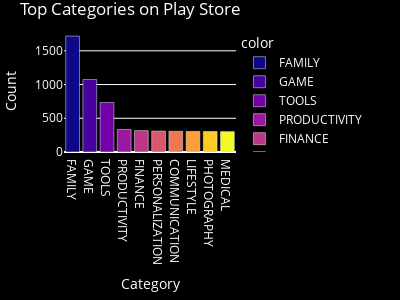

The notebook cell this image was saved under:
### Code cell
#figure 1

category_counts = apps_df['Category'].value_counts().nlargest(10)

fig1 = px.bar(
    x=category_counts.index,
    y=category_counts.values,
    labels={'x': 'Category', 'y': 'Count'},
    title='Top Categories on Play Store',
    color=category_counts.index,
    color_discrete_sequence=px.colors.sequential.Plasma,  
    width=400,
    height=300,
)
fig1.update_layout(
    plot_bgcolor='black',
    paper_bgcolor='black',
    font=dict(color='white'),
    margin=dict(l=10, r=10, t=30, b=10)
)
#fig1.update_traces(marker=dict(pattern=dict(line=dict(color='white',width=1))))

            
fig1.show()

### Figure 1 — Plotly figure (JSON) as saved in the notebook; plotly's stock layout.template omitted (floating-point values rounded to 4 significant figures)
{"data": [{"alignmentgroup": "True", "hovertemplate": "color=FAMILY<br>Category=%{x}<br>Count=%{y}<extra></extra>", "legendgroup": "FAMILY", "marker": {"color": "#0d0887", "pattern": {"shape": ""}}, "name": "FAMILY", "offsetgroup": "FAMILY", "orientation": "v", "showlegend": true, "textposition": "auto", "type": "bar", "x": ["FAMILY"], "xaxis": "x", "y": [1718], "yaxis": "y"}, {"alignmentgroup": "True", "hovertemplate": "color=GAME<br>Category=%{x}<br>Count=%{y}<extra></extra>", "legendgroup": "GAME", "marker": {"color": "#46039f", "pattern": {"shape": ""}}, "name": "GAME", "offsetgroup": "GAME", "orientation": "v", "showlegend": true, "textposition": "auto", "type": "bar", "x": ["GAME"], "xaxis": "x", "y": [1074], "yaxis": "y"}, {"alignmentgroup": "True", "hovertemplate": "color=TOOLS<br>Category=%{x}<br>Count=%{y}<extra></extra>", "legendgroup": "TOOLS", "marker": {"color": "#7201a8", "pattern": {"shape": ""}}, "name": "TOOLS", "offsetgroup": "TOOLS", "orientation": "v", "showlegend": true, "textposition": "auto", "type": "bar", "x": ["TOOLS"], "xaxis": "x", "y": [734], "yaxis": "y"}, {"alignmentgroup": "True", "hovertemplate": "color=PRODUCTIVITY<br>Category=%{x}<br>Count=%{y}<extra></extra>", "legendgroup": "PRODUCTIVITY", "marker": {"color": "#9c179e", "pattern": {"shape": ""}}, "name": "PRODUCTIVITY", "offsetgroup": "PRODUCTIVITY", "orientation": "v", "showlegend": true, "textposition": "auto", "type": "bar", "x": ["PRODUCTIVITY"], "xaxis": "x", "y": [334], "yaxis": "y"}, {"alignmentgroup": "True", "hovertemplate": "color=FINANCE<br>Category=%{x}<br>Count=%{y}<extra></extra>", "legendgroup": "FINANCE", "marker": {"color": "#bd3786", "pattern": {"shape": ""}}, "name": "FINANCE", "offsetgroup": "FINANCE", "orientation": "v", "showlegend": true, "textposition": "auto", "type": "bar", "x": ["FINANCE"], "xaxis": "x", "y": [317], "yaxis": "y"}, {"alignmentgroup": "True", "hovertemplate": "color=PERSONALIZATION<br>Category=%{x}<br>Count=%{y}<extra></extra>", "legendgroup": "PERSONALIZATION", "marker": {"color": "#d8576b", "pattern": {"shape": ""}}, "name": "PERSONALIZATION", "offsetgroup": "PERSONALIZATION", "orientation": "v", "showlegend": true, "textposition": "auto", "type": "bar", "x": ["PERSONALIZATION"], "xaxis": "x", "y": [310], "yaxis": "y"}, {"alignmentgroup": "True", "hovertemplate": "color=COMMUNICATION<br>Category=%{x}<br>Count=%{y}<extra></extra>", "legendgroup": "COMMUNICATION", "marker": {"color": "#ed7953", "pattern": {"shape": ""}}, "name": "COMMUNICATION", "offsetgroup": "COMMUNICATION", "orientation": "v", "showlegend": true, "textposition": "auto", "type": "bar", "x": ["COMMUNICATION"], "xaxis": "x", "y": [307], "yaxis": "y"}, {"alignmentgroup": "True", "hovertemplate": "color=LIFESTYLE<br>Category=%{x}<br>Count=%{y}<extra></extra>", "legendgroup": "LIFESTYLE", "marker": {"color": "#fb9f3a", "pattern": {"shape": ""}}, "name": "LIFESTYLE", "offsetgroup": "LIFESTYLE", "orientation": "v", "showlegend": true, "textposition": "auto", "type": "bar", "x": ["LIFESTYLE"], "xaxis": "x", "y": [305], "yaxis": "y"}, {"alignmentgroup": "True", "hovertemplate": "color=PHOTOGRAPHY<br>Category=%{x}<br>Count=%{y}<extra></extra>", "legendgroup": "PHOTOGRAPHY", "marker": {"color": "#fdca26", "pattern": {"shape": ""}}, "name": "PHOTOGRAPHY", "offsetgroup": "PHOTOGRAPHY", "orientation": "v", "showlegend": true, "textposition": "auto", "type": "bar", "x": ["PHOTOGRAPHY"], "xaxis": "x", "y": [304], "yaxis": "y"}, {"alignmentgroup": "True", "hovertemplate": "color=MEDICAL<br>Category=%{x}<br>Count=%{y}<extra></extra>", "legendgroup": "MEDICAL", "marker": {"color": "#f0f921", "pattern": {"shape": ""}}, "name": "MEDICAL", "offsetgroup": "MEDICAL", "orientation": "v", "showlegend": true, "textposition": "auto", "type": "bar", "x": ["MEDICAL"], "xaxis": "x", "y": [302], "yaxis": "y"}], "layout": {"barmode": "relative", "font": {"color": "white"}, "height": 300, "legend": {"title": {"text": "color"}, "tracegroupgap": 0}, "margin": {"b": 10, "l": 10, "r": 10, "t": 30}, "paper_bgcolor": "black", "plot_bgcolor": "black", "title": {"text": "Top Categories on Play Store"}, "width": 400, "xaxis": {"anchor": "y", "domain": [0, 1], "title": {"text": "Category"}}, "yaxis": {"anchor": "x", "domain": [0, 1], "title": {"text": "Count"}}}}
